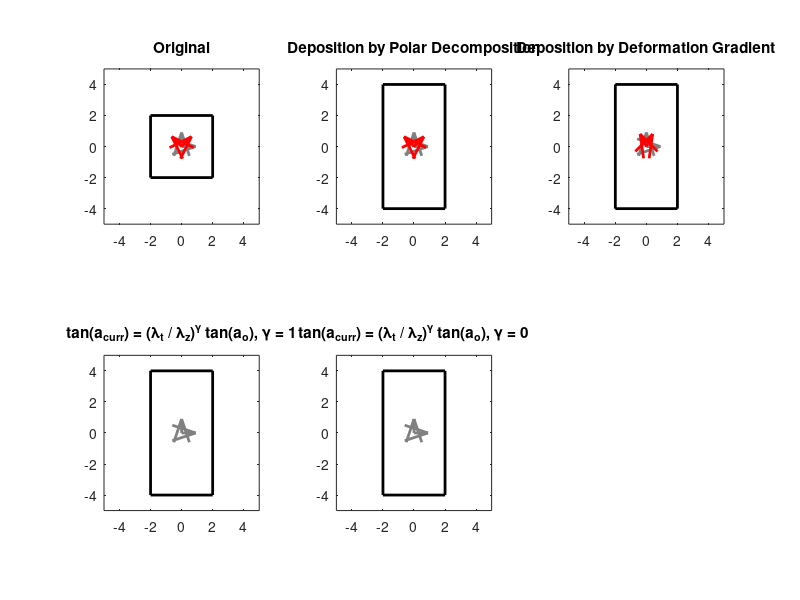

This figure's MATLAB source:
% Define box vertices
vertices = [2 2; 2 -2; -2 -2; -2 2; 2 2];
x_vec = [1,0];
y_vec = [0,1];
d1_vec = [1/sqrt(2),1/sqrt(2)];
d2_vec = [-1/sqrt(2),1/sqrt(2)];

% Plot original box
figure(1);
clf
subplot(2, 3, 1);
plot(vertices(:,1), vertices(:,2), 'k-', 'LineWidth', 2); % Making the lines thicker
hold on;
quiver(0, 0, x_vec(1), x_vec(2), 'Color', [0.5, 0.5, 0.5], 'LineWidth', 2, 'MaxHeadSize', 1); % Vector pointing up, gray color
quiver(0, 0, y_vec(1), y_vec(2), 'Color', [0.5, 0.5, 0.5], 'LineWidth', 2, 'MaxHeadSize', 1); % Vector pointing to the side, gray color
quiver(0, 0, d1_vec(1), d1_vec(2), 'r', 'LineWidth', 2, 'MaxHeadSize', 1); % Vector pointing up, gray color
quiver(0, 0, d2_vec(1), d2_vec(2), 'r', 'LineWidth', 2, 'MaxHeadSize', 1); % Vector pointing to the side, gray color

title('Original');
axis equal;
xlim([-5 5]); % Setting xlim
ylim([-5 5]); % Setting ylim

% Apply pure shear deformation gradient
F = [1 0; 0 2]; % Pure shear deformation gradient
C = F'*F;
lambda_t = sqrt(C(1,1));
lambda_z = sqrt(C(2,2));

% Polar decomposition of F
[U,S,V] = svd(F);
R = U * V'; % Rotation component

% Apply rotation to the original vertices
deformed_vertices = vertices * F';
rotated_x_vec = x_vec * R';
rotated_y_vec = y_vec * R';
rotated_d1_vec = d1_vec * R';
rotated_d2_vec = d2_vec * R';

% Plot deformed box by rotation component
subplot(2, 3, 2);
plot(deformed_vertices(:,1), deformed_vertices(:,2), 'k-', 'LineWidth', 2); % Making the lines thicker
hold on;
quiver(0, 0, rotated_x_vec(1), rotated_x_vec(2), 'Color', [0.5, 0.5, 0.5], 'LineWidth', 2, 'MaxHeadSize', 1); % Vector pointing up, gray color
quiver(0, 0, rotated_y_vec(1), rotated_y_vec(2), 'Color', [0.5, 0.5, 0.5], 'LineWidth', 2, 'MaxHeadSize', 1); % Vector pointing to the side, gray color
quiver(0, 0, rotated_d1_vec(1), rotated_d1_vec(2), 'r', 'LineWidth', 2, 'MaxHeadSize', 1); % Vector pointing up, gray color
quiver(0, 0, rotated_d2_vec(1), rotated_d2_vec(2), 'r', 'LineWidth', 2, 'MaxHeadSize', 1); % Vector pointing to the side, gray color
title('Deposition by Polar Decomposition');
axis equal;
xlim([-5 5]); % Setting xlim
ylim([-5 5]); % Setting ylim

% Apply pure shear deformation gradient
deformed_vertices = vertices * F';
deformed_x_vec = x_vec * F';
deformed_y_vec = y_vec * F';
deformed_x_vec = deformed_x_vec / norm(deformed_x_vec);
deformed_y_vec = deformed_y_vec / norm(deformed_y_vec);
deformed_d1_vec = d1_vec * F';
deformed_d2_vec = d2_vec * F';
deformed_d1_vec = deformed_d1_vec / norm(deformed_d1_vec);
deformed_d2_vec = deformed_d2_vec / norm(deformed_d2_vec);

% Plot deformed box by pure shear deformation
subplot(2, 3, 3);
plot(deformed_vertices(:,1), deformed_vertices(:,2), 'k-', 'LineWidth', 2); % Making the lines thicker
hold on;
quiver(0, 0, deformed_x_vec(1), deformed_x_vec(2), 'Color', [0.5, 0.5, 0.5], 'LineWidth', 2, 'MaxHeadSize', 1); % Vector pointing up, gray color
quiver(0, 0, deformed_y_vec(1), deformed_y_vec(2), 'Color', [0.5, 0.5, 0.5], 'LineWidth', 2, 'MaxHeadSize', 1); % Vector pointing to the side, gray color
quiver(0, 0, deformed_d1_vec(1), deformed_d1_vec(2), 'r', 'LineWidth', 2, 'MaxHeadSize', 1); % Vector pointing up, gray color
quiver(0, 0, deformed_d2_vec(1), deformed_d2_vec(2), 'r', 'LineWidth', 2, 'MaxHeadSize', 1); % Vector pointing to the side, gray color
title('Deposition by Deformation Gradient');
axis equal;
xlim([-5 5]); % Setting xlim
ylim([-5 5]); % Setting ylim



% Apply pure shear deformation gradient
deformed_vertices = vertices * F';
gamma = 1;
a_x = atan(tan(0)*((lambda_t/lambda_z)^gamma));
a_y = atan(tan(pi/2)*((lambda_t/lambda_z)^gamma));
deformed_x_vec = [cos(a_x), sin(a_x)];
deformed_y_vec = [cos(a_y), sin(a_y)];

% Plot deformed box by pure shear deformation
subplot(2, 3, 4);
plot(deformed_vertices(:,1), deformed_vertices(:,2), 'k-', 'LineWidth', 2); % Making the lines thicker
hold on;
quiver(0, 0, deformed_x_vec(1), deformed_x_vec(2), 'Color', [0.5, 0.5, 0.5], 'LineWidth', 2, 'MaxHeadSize', 1); % Vector pointing up, gray color
quiver(0, 0, deformed_y_vec(1), deformed_y_vec(2), 'Color', [0.5, 0.5, 0.5], 'LineWidth', 2, 'MaxHeadSize', 1); % Vector pointing to the side, gray color
title('tan(a_{curr}) = (\lambda_t / \lambda_z)^\gamma tan(a_{o}), \gamma = 1');
axis equal;
xlim([-5 5]); % Setting xlim
ylim([-5 5]); % Setting ylim



% Apply pure shear deformation gradient
deformed_vertices = vertices * F';
gamma = 0;
a_x = atan(tan(0)*((lambda_t/lambda_z)^gamma));
a_y = atan(tan(pi/2)*((lambda_t/lambda_z)^gamma));
deformed_x_vec = [cos(a_x), sin(a_x)];
deformed_y_vec = [cos(a_y), sin(a_y)];

% Plot deformed box by pure shear deformation
subplot(2, 3, 5);
plot(deformed_vertices(:,1), deformed_vertices(:,2), 'k-', 'LineWidth', 2); % Making the lines thicker
hold on;
quiver(0, 0, deformed_x_vec(1), deformed_x_vec(2), 'Color', [0.5, 0.5, 0.5], 'LineWidth', 2, 'MaxHeadSize', 1); % Vector pointing up, gray color
quiver(0, 0, deformed_y_vec(1), deformed_y_vec(2), 'Color', [0.5, 0.5, 0.5], 'LineWidth', 2, 'MaxHeadSize', 1); % Vector pointing to the side, gray color
title('tan(a_{curr}) = (\lambda_t / \lambda_z)^\gamma tan(a_{o}), \gamma = 0');
axis equal;
xlim([-5 5]); % Setting xlim
ylim([-5 5]); % Setting ylim